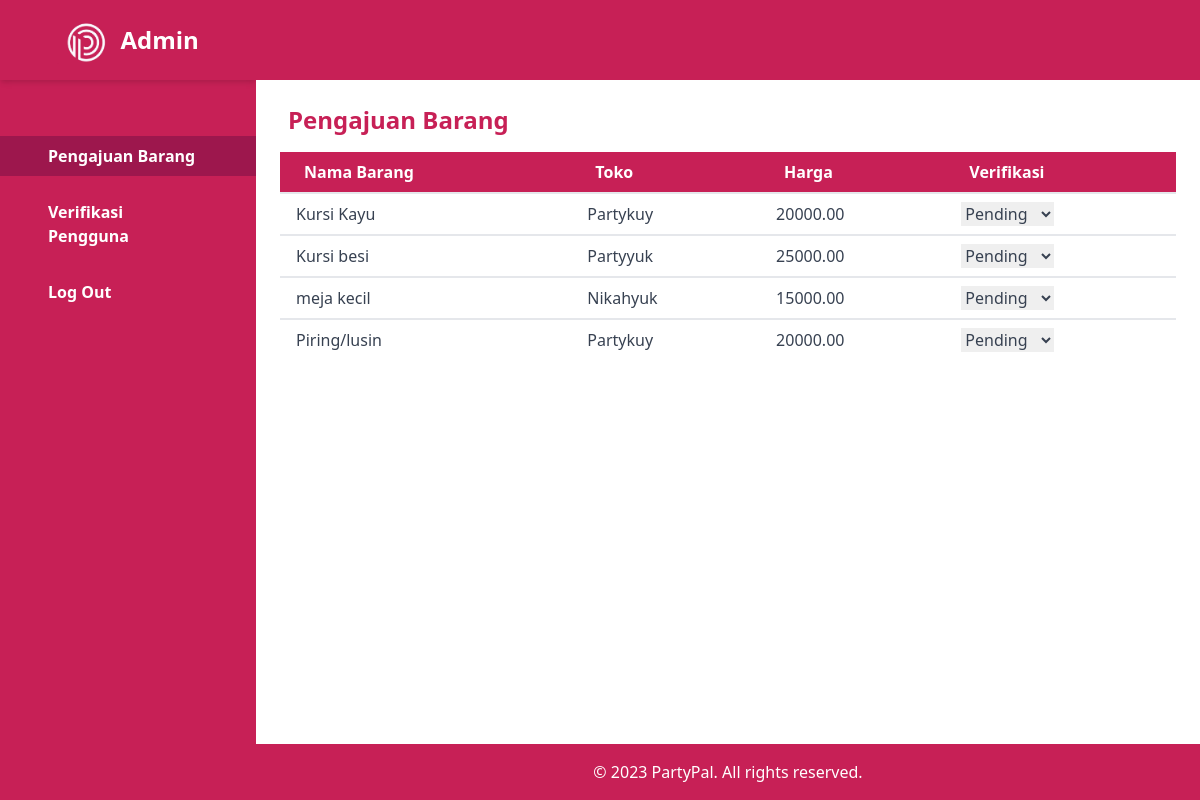
The page /pengajuanbarang.php on the database as committed earlier.
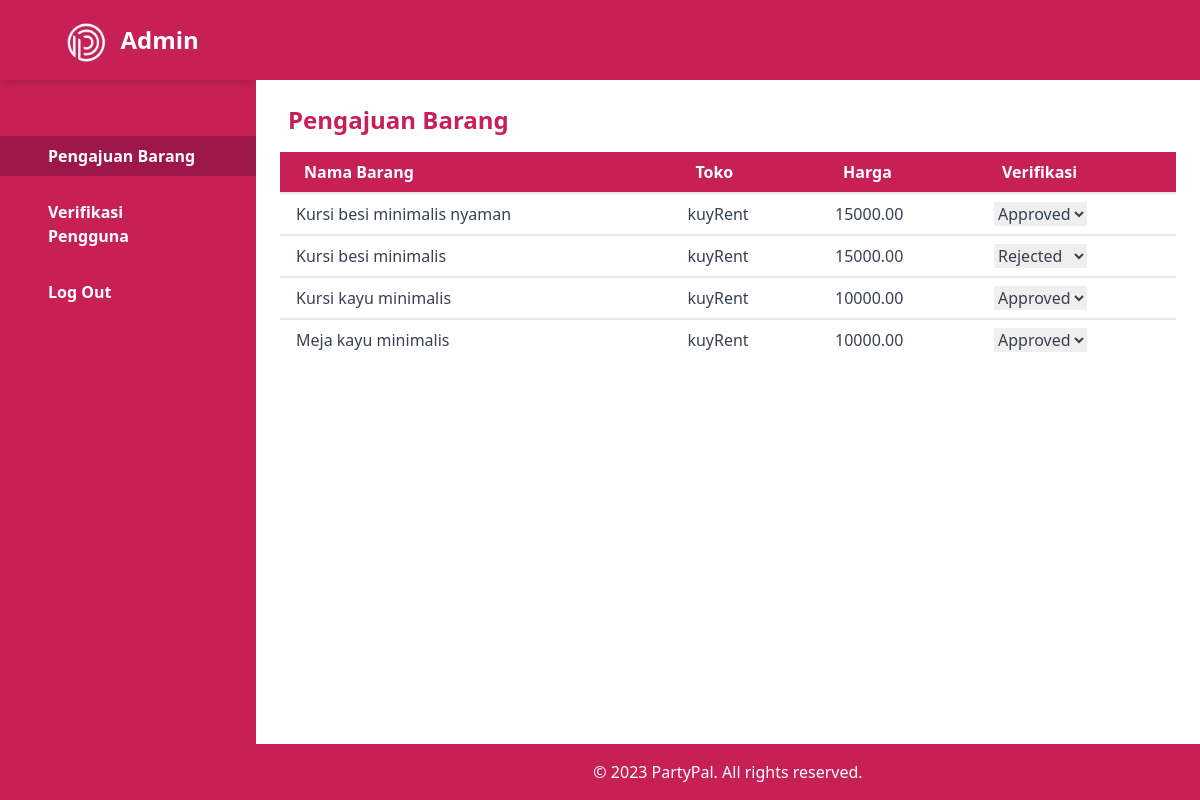
The same page on the database as committed later.
### tables this page shows
CREATE TABLE `verification_request` (
  `request_id` int(11) NOT NULL,
  `item_name` varchar(100) NOT NULL,
  `store_name` varchar(100) NOT NULL,
  `price` decimal(10,2) NOT NULL,
  `image_url` varchar(255) NOT NULL,
  `provider_id` int(11) NOT NULL,
  `address` varchar(255) NOT NULL,
  `request_date` datetime NOT NULL DEFAULT current_timestamp(),
  `status` enum('pending','approved','rejected') NOT NULL DEFAULT 'pending',
  `admin_id` int(11) DEFAULT NULL
);

### src/pengajuanbarang.php (the view, shortened to what this page needs)
<!DOCTYPE html>
<html lang="en">
<head>
    <link href="https://cdn.jsdelivr.net/npm/tailwindcss@2.2.19/dist/tailwind.min.css" rel="stylesheet">
</head>
<body class="bg-primary font-sans leading-normal tracking-normal">
<div class="flex flex-col md:flex-row">
    <div class="flex flex-col w-full md:w-64 bg-custom text-white h-screen">
        <div class="flex items-center justify-center h-20 shadow-md">
            <img src="./asset/logo pp 1.png" alt="PartyPal Logo" class="h-12">
            <span class="ml-2 text-2xl font-bold">Admin</span>
        </div>
        <nav class="mt-10">
            <a href="pengajuanbarang.php" class="flex items-center mt-4 py-2 px-8 bg-pink-800 text-white">
                <span class="mx-4 font-bold">Pengajuan Barang</span>
            </a>
            <a href="verifikasipengguna.php" class="flex items-center mt-4 py-2 px-8 text-white hover:bg-pink-800">
                <span class="mx-4 font-bold">Verifikasi Pengguna</span>
            </a>
            <a href="loginadmin.html" class="flex items-center mt-4 py-2 px-8 text-white hover:bg-pink-800">
                <span class="mx-4 font-bold">Log Out</span>
            </a>
        </nav>
    </div>
    <div class="flex flex-col flex-grow bg-white">
        <header class="flex items-center h-20 px-6 sm:px-10 bg-custom text-white">
        </header>
        <main class="flex-grow p-6">
          <h1 class="ml-2 text-2xl font-bold mb-4" style="color: #C72056;">Pengajuan Barang</h1>
            <div class="overflow-x-auto">
                <table class="min-w-full bg-white">
                    <thead>
                        <tr>
                            <th class="py-2 px-6 bg-custom text-left text-white">Nama Barang</th>
                            <th class="py-2 px-6 bg-custom text-left text-white">Toko</th>
                            <th class="py-2 px-6 bg-custom text-left text-white">Harga</th>
                            <th class="py-2 px-6 bg-custom text-left text-white">Verifikasi</th>
                        </tr>
                    </thead>
                    <tbody class="text-gray-700">
                        <?php
                        include 'koneksi.php';
                        $sql = "SELECT * FROM verification_request";
                        $result = $conn->query($sql);
                        if ($result->num_rows > 0) {
                            while($row = $result->fetch_assoc()) {
                                echo "<tr>";
                                echo "<td class='border-t-2 border-custom px-4 py-2'>" . $row['item_name'] . "</td>";
                                echo "<td class='border-t-2 border-custom px-4 py-2'>" . $row['store_name'] . "</td>";
                                echo "<td class='border-t-2 border-custom px-4 py-2'>" . $row['price'] . "</td>";
                                echo "<td class='border-t-2 border-custom px-4 py-2'>
                                      <select class='status-dropdown' data-id='" . $row['request_id'] . "'>
                                          <option value='pending' " . ($row['status'] == 'pending' ? 'selected' : '') . ">Pending</option>
                                          <option value='approved' " . ($row['status'] == 'approved' ? 'selected' : '') . ">Approved</option>
                                          <option value='rejected' " . ($row['status'] == 'rejected' ? 'selected' : '') . ">Rejected</option>
                                      </select>
                                    </td>";
                                echo "</tr>";
                            }
                        } else {
                            echo "<tr><td colspan='4' class='border-t-2 border-custom px-4 py-2 text-center'>No pending requests</td></tr>";
                        }
                        ?>
                    </tbody>
                </table>
            </div>
        </main>
        <footer class="footer-custom p-4 text-center text-white">
            &copy; 2023 PartyPal. All rights reserved.
        </footer>
    </div>
</div>
</body>
</html>

### src/pengajuanbarang.php (style rules this page uses)
.bg-custom { background-color: #C72056; }
.footer-custom { background-color: #C72056; }

Rows that differ between the two databases and show on the page:
removed verification_request: item_name "Kursi Kayu", store_name "Partykuy", price "20000.00", status+request_id "Pending"
removed verification_request: item_name "Kursi besi", store_name "Partyyuk", price "25000.00", status+request_id "Pending"
changed verification_request: item_name "meja kecil" → "Kursi besi minimalis nyaman"; store_name "Nikahyuk" → "kuyRent"; status+request_id "Pending" → "Approved"
changed verification_request: item_name "Piring/lusin" → "Kursi besi minimalis"; store_name "Partykuy" → "kuyRent"; price "20000.00" → "15000.00"; status+request_id "Pending" → "Rejected"
added verification_request: item_name "Kursi kayu minimalis", store_name "kuyRent", price "10000.00", status+request_id "Approved"
added verification_request: item_name "Meja kayu minimalis", store_name "kuyRent", price "10000.00", status+request_id "Approved"
